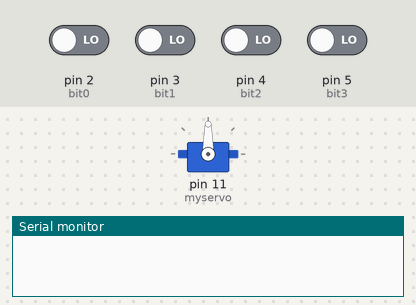
Recording of a sketch running on a simulated Arduino Uno, built with avr-gcc and run on an emulated ATmega328P. On the bench: servo, the last lines printed to the serial monitor. The inputs (shaded band) are chosen by the test bench; at power-on: pin 2 (bit0), pin 3 (bit1), pin 4 (bit2), pin 5 (bit3) LOW.

Above: at 1.2 s.
1.3 s: pin 3 (bit1) driven HIGH
At 1.75 s:
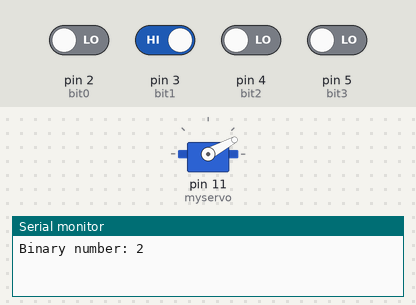
4.3 s: pin 2 (bit0) driven HIGH
At 4.46 s:
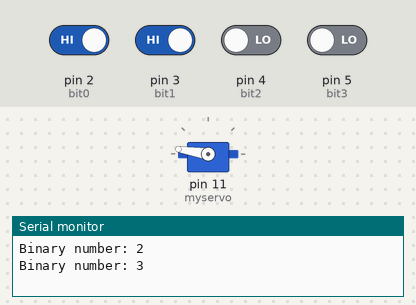
At 7.6 s:
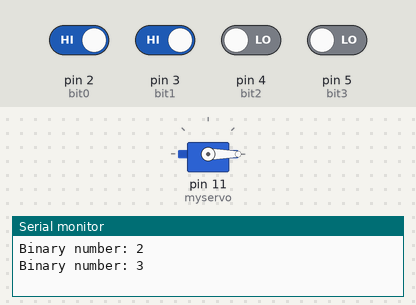
Timing chart, 0 to 9.1 s (numbered marks = the images above; inputs shaded):
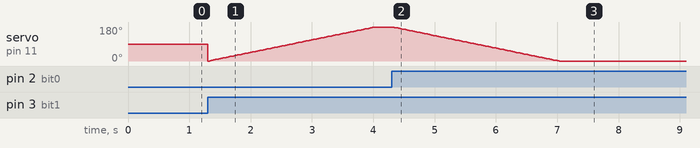

Measured:
- after the input at 4.3 s, servo on pin 11 (myservo): moves from 180° to 0° over 2.7 s, starting at once

The sketch:

motor_control.ino
```cpp
const int bit0 = 2;
const int bit1 = 3;
const int bit2 = 4;
const int bit3 = 5;

#include <Servo.h>

Servo myservo;  // create servo object to control a servo
int pos = 0;    // variable to store the servo position
int bin_num = 0;

void setup() {
  Serial.begin(9600); // Initialize serial communication
  myservo.attach(11);
  pinMode(bit0, INPUT);
  pinMode(bit1, INPUT);
  pinMode(bit2, INPUT);
  pinMode(bit3, INPUT);
}

int convertToBinary(int a, int b, int c, int d) {
  int a1 = digitalRead(a) == HIGH ? 1 : 0;
  int b1 = digitalRead(b) == HIGH ? 1 : 0;
  int c1 = digitalRead(c) == HIGH ? 1 : 0;
  int d1 = digitalRead(d) == HIGH ? 1 : 0;

  int binary[] = {d1, c1, b1, a1};
  int binaryNumber = 0;

  for (int i = 0; i < 4; i++) {
    binaryNumber = (binaryNumber << 1) | binary[i];
  }
  return binaryNumber;
}

void loop() {
  int binN = convertToBinary(bit0, bit1, bit2, bit3);

  // Only execute if the binary number has changed
  if (binN != bin_num) {
    Serial.print("Binary number: ");
    Serial.println(binN);

    // Execute the corresponding movement based on the binary number
    if (binN == 2) {
      for (int x = 0; x <= 180; x += 1) {
        pos = x;
        myservo.write(pos);
        delay(15);
      }
    }
    else if (binN == 3) {
      for (int x = 180; x >= 0; x -= 1) {
        pos = x;
        myservo.write(pos);
        delay(15);
      }
    }
    else if (binN == 4) {
      for (int x = pos; x >= 0; x -= 1) {
        pos = x;
        myservo.write(pos);
        delay(15);
      }
    }
    else if (binN == 15) {
      myservo.write(pos);
    }

    // Update the stored binary number
    bin_num = binN;
  }
}
```
